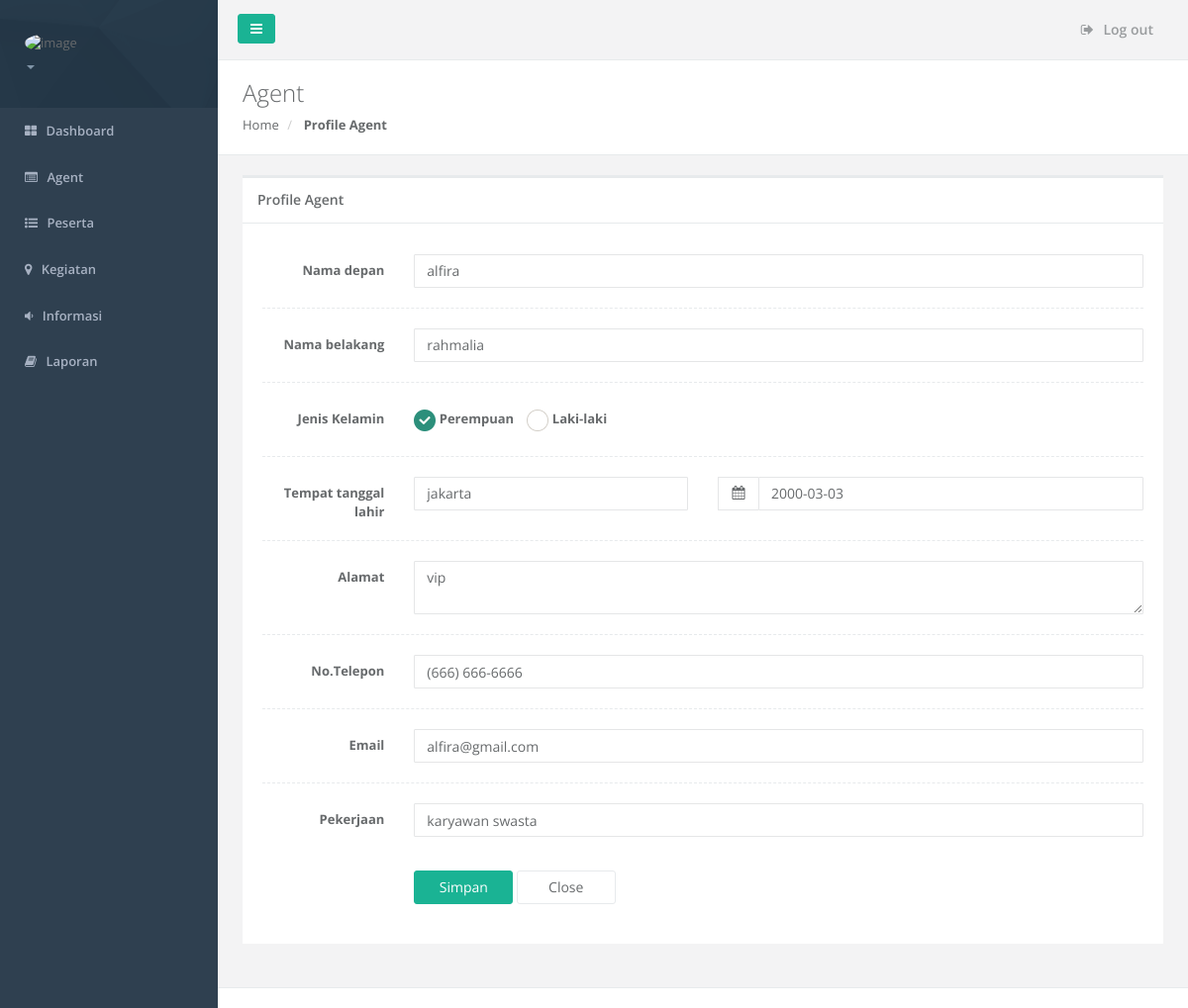
/admin/profilAgent.php?id=Agent-2017221141627, run on the app's committed database.
### tables this page shows
CREATE TABLE IF NOT EXISTS `tbl_agent` (
  `kode_agent` varchar(50) NOT NULL,
  `nama_depan` varchar(50) NOT NULL,
  `nama_belakang` varchar(50) DEFAULT NULL,
  `jenis_kelamin` varchar(15) NOT NULL,
  `tempat_lahir` varchar(50) DEFAULT NULL,
  `tgl_lahir` date NOT NULL,
  `pekerjaan` varchar(50) DEFAULT NULL,
  `alamat` varchar(250) NOT NULL,
  `kode_provinsi` varchar(50) DEFAULT NULL,
  `kode_kabupaten` varchar(50) DEFAULT NULL,
  `kode_kecamatan` varchar(50) DEFAULT NULL,
  `telp` varchar(15) DEFAULT NULL,
  `email` varchar(50) DEFAULT NULL,
  `foto` varchar(255) DEFAULT NULL,
  `kode_lokasi` varchar(50) NOT NULL,
  `user_id` varchar(50) DEFAULT NULL,
  PRIMARY KEY (`kode_agent`)
);

### admin/profilAgent.php (the view, shortened to what this page needs)
<?php
    include('../koneksi.php');
    $id=$_GET['id'];
    $query = mysqli_query($conn,"SELECT * FROM tbl_agent where '$id'=kode_agent");
    $row = mysqli_fetch_array($query);
?>
<!DOCTYPE html>
<html>
<head>
    <link href="../css/plugins/datapicker/datepicker3.css" rel="stylesheet" />
    <link href="../css/bootstrap.min.css" rel="stylesheet" />
    <link href="../font-awesome/css/font-awesome.css" rel="stylesheet" />
    <link href="../css/plugins/iCheck/custom.css" rel="stylesheet" />
    <link href="../css/animate.css" rel="stylesheet" />
    <link href="../css/style.css" rel="stylesheet" />
    <link href="../css/plugins/jasny/jasny-bootstrap.min.css" rel="stylesheet">
    <link href="../css/plugins/awesome-bootstrap-checkbox/awesome-bootstrap-checkbox.css" rel="stylesheet" />
</head>
<body>
<div id="wrapper">
    <?php
        include('b.php');
    ?>
        <div class="row wrapper border-bottom white-bg page-heading">
            <div class="col-lg-10">
                <h2>Agent</h2>
                <ol class="breadcrumb">
                    <li>
                        <a href="dashboard.php">Home</a>
                    </li>
                    <li class="active">
                        <strong>Profile Agent</strong>
                    </li>
                </ol>
            </div>
        </div>
        <div class="wrapper wrapper-content animated fadeInRight">
            <div class="row">
                <div class="col-lg-12">
                    <div class="ibox float-e-margins">
                        <div class="ibox-title">
                            <h5>Profile Agent</h5>
                        </div>
                        <div class="ibox-content">
                            <form method="post" class="form-horizontal" action="save.php">
                                <div class="form-group">
                                <div class="col-sm-12"><input type="text" style="display:none" class="form-control" value="<?php echo $row['kode_agent'] ?>" name="kode_agent"/></div>
                                </div>
                                <div class="form-group"><label class="col-sm-2 control-label">Nama depan</label>
                                    <div class="col-sm-10"><input type="text" class="form-control" value="<?php echo $row['nama_depan'] ?>" name="nama_depan" /></div>
                                </div>
                                <div class="hr-line-dashed"></div>
                                <div class="form-group"><label class="col-sm-2 control-label">Nama belakang</label>
                                    <div class="col-sm-10"><input type="text" class="form-control" value="<?php echo $row['nama_belakang'] ?>" name="nama_belakang" /></div>
                                </div>
                                <div class="hr-line-dashed"></div>
                                <div class="form-group"><label class="col-sm-2 control-label">Jenis Kelamin</label>
                                    <div class="col-sm-10">
                                        <div class="radio-inline i-checks"><label> <input type="radio" value="perempuan" name="jenis_kelamin" <?php if($row['jenis_kelamin']=='perempuan'){echo "checked";} ?>/> Perempuan </label></div>
                                        <div class="radio-inline i-checks"><label> <input type="radio" value="laki-laki" name="jenis_kelamin" <?php if($row['jenis_kelamin']=='laki-laki'){echo "checked";} ?>/> Laki-laki </label></div>
                                    </div>
                                </div>
                                <div class="hr-line-dashed"></div>
                                <div class="form-group" id="data_1"><label class="col-sm-2 control-label">Tempat tanggal lahir</label>
                                    <div class="col-sm-4"><input type="text" class="form-control" value="<?php echo $row['tempat_lahir'] ?>" name="tempat_lahir" /></div>
                                    <div class="col-sm-6">
                                        <div class="input-group date">
                                            <span class="input-group-addon"><i class="fa fa-calendar"></i></span><input type="text" class="form-control" value="<?php echo $row['tgl_lahir'] ?>" name="tgl_lahir" />
                                        </div>
                                    </div>
                                </div>
                                <div class="hr-line-dashed"></div>
                                <div class="form-group"><label class="col-sm-2 control-label">Alamat</label>
                                    <div class="col-sm-10"><textarea class="form-control" rows="2" cols="12" name="alamat"><?php echo $row['alamat'] ?></textarea></div>
                                </div>
                                <div class="hr-line-dashed"></div>
                                <div class="form-group"><label class="col-sm-2 control-label">No.Telepon</label>
                                    <div class="col-sm-10"><input type="text" class="form-control" data-mask="(999) 999-9999" value="<?php echo $row['telp'] ?>" name="telp" /></div>
                                </div>
                                <div class="hr-line-dashed"></div>
                                <div class="form-group"><label class="col-sm-2 control-label">Email</label>
                                    <div class="col-sm-10"><input type="email" class="form-control" value="<?php echo $row['email'] ?>" name="email" /></div>
                                </div>
                                <div class="hr-line-dashed"></div>
                                <div class="form-group"><label class="col-sm-2 control-label">Pekerjaan</label>
                                    <div class="col-sm-10"><input type="text" class="form-control" value="<?php echo $row['pekerjaan'] ?>" name="pekerjaan" /></div>
                                </div>
                                <br />
                                <div class="form-group">
                                    <div class="col-sm-2"></div>
                                    <div class="col-sm-10">
                                        <button class="btn btn-primary" style="width:100px;" name="simpan">Simpan</button>
                                        <a href="agent.php" class="btn btn-white" style="width:100px;">Close</a>
                                    </div>
                                </div>
                            </form>
                        </div>
                    </div>
                </div>
            </div>
        </div>
        <div class="footer">
        </div>
        </div>
        </div>
</body>
</html>

### data on the page
tbl_agent: nama_depan "alfira", nama_belakang "rahmalia", tempat_lahir "jakarta", tgl_lahir "2000-03-03", alamat "vip", telp "(666) 666-6666", email "alfira@gmail.com", pekerjaan "karyawan swasta"
